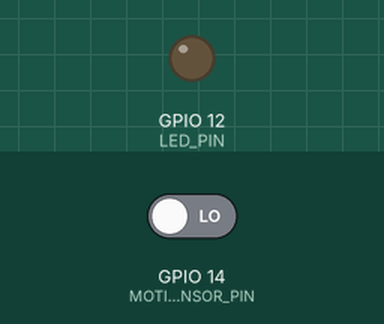
A sketch run on a simulated ESP32. On the bench: output pins drawn as LEDs (lit = HIGH). The test bench sets the inputs (shaded band); at power-on: GPIO 14 (MOTION_SENSOR_PIN) LOW.

Above: at 1.2 s.
1.3 s: GPIO 14 (MOTION_SENSOR_PIN) driven HIGH
At 2.5 s:
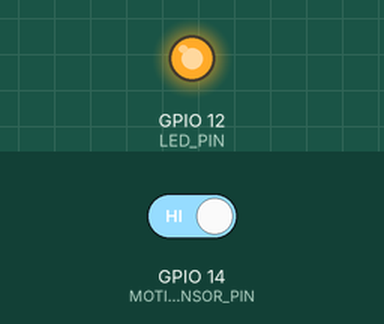
2.8 s: GPIO 14 (MOTION_SENSOR_PIN) driven LOW
At 3.8 s:
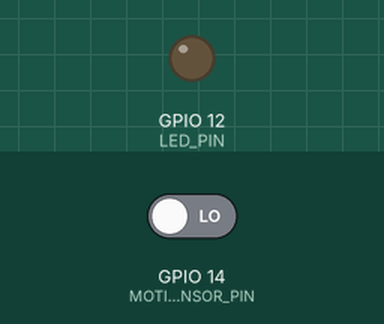
Timing chart, 0 to 5.8 s (numbered marks = the images above; inputs shaded):
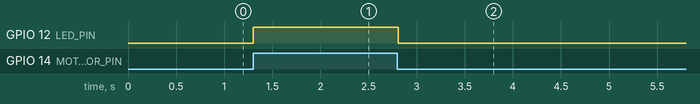

Measured:
- after the input at 1.3 s, GPIO 12 (LED_PIN): LOW → HIGH at once
- after the input at 2.8 s, GPIO 12 (LED_PIN): HIGH → LOW at once

The sketch:

Mouvement.ino
```cpp
#include <PinList.h>

bool STATUS_MOTION_SENSOR = false;

void setup() {
  Serial.begin(9600);
  setupPins();
}

void loop() {
  changeStatus();
  toggleLight();
}

void changeStatus()
{
  if(digitalRead(MOTION_SENSOR_PIN)) {
    STATUS_MOTION_SENSOR = true;
  }
}

void toggleLight()
{
  if(STATUS_MOTION_SENSOR) {
    digitalWrite(LED_PIN, HIGH);
    STATUS_MOTION_SENSOR = false;
  }
  else {
    digitalWrite(LED_PIN, LOW);
  }
    delay(10);
}

void setupPins()
{
  pinMode(LED_PIN, OUTPUT);
  pinMode(MOTION_SENSOR_PIN, INPUT);
}
```

PinList.h
```cpp
#ifndef PinList_h
#define MFRC522_h

// 📌 Pins
const int WINDOW_SERVOR_PIN = 2; // Anciennement 5
const int DOOR_SERVOR_PIN = 4; // 🚪 Anciennement 13
const int LED_PIN = 12; // 💡
const int MOTION_SENSOR_PIN = 14; // 🏃
const int LEFT_BTN_PIN = 16; // 👈
const int HUMIDITY_SENSOR_PIN = 17; // 💧
const int FAN_PIN = 18; // 🔄
const int GAS_SENSOR_PIN = 23; // 💨
const int BUZZER_PIN = 25; // 🔊
const int RGB_LED_PIN = 26; // 🚦
const int RIGHT_BTN_PIN = 27; // 👉
const int SMOKE_SENSOR_PIN = 34; // 🔥

#endif
```
